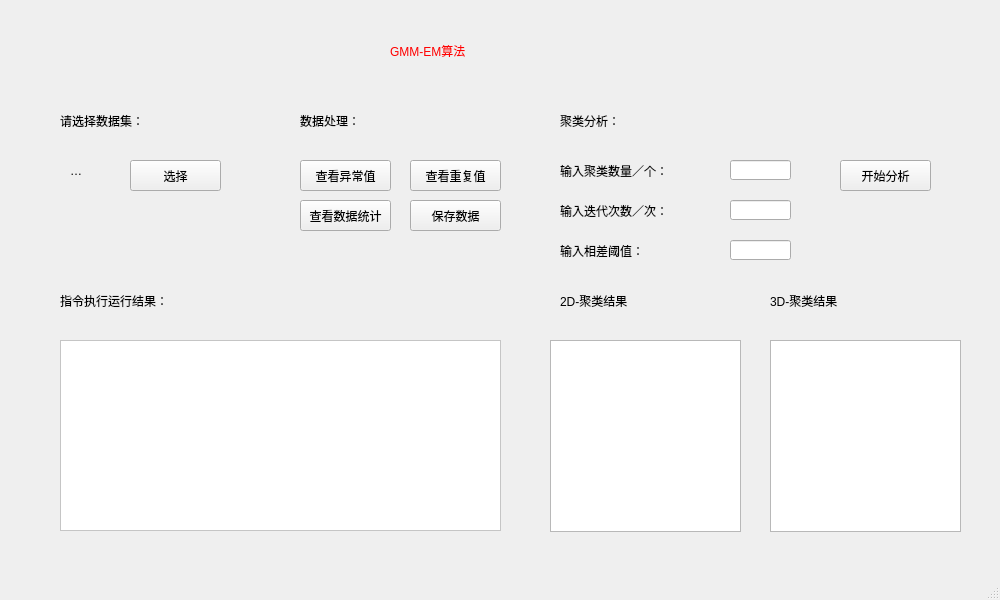
<?xml version="1.0" encoding="UTF-8"?>
<ui version="4.0">
 <class>MainWindow</class>
 <widget class="QMainWindow" name="MainWindow">
  <property name="geometry">
   <rect>
    <x>0</x>
    <y>0</y>
    <width>1000</width>
    <height>600</height>
   </rect>
  </property>
  <property name="minimumSize">
   <size>
    <width>1000</width>
    <height>600</height>
   </size>
  </property>
  <property name="maximumSize">
   <size>
    <width>1000</width>
    <height>600</height>
   </size>
  </property>
  <property name="windowTitle">
   <string>MainWindow</string>
  </property>
  <property name="styleSheet">
   <string notr="true"/>
  </property>
  <widget class="QWidget" name="centralwidget">
   <widget class="QLabel" name="title_label">
    <property name="geometry">
     <rect>
      <x>390</x>
      <y>10</y>
      <width>231</width>
      <height>81</height>
     </rect>
    </property>
    <property name="autoFillBackground">
     <bool>false</bool>
    </property>
    <property name="styleSheet">
     <string notr="true">font: 28pt &quot;AcadEref&quot;;
color: rgb(255, 0, 0);</string>
    </property>
    <property name="text">
     <string>GMM-EM算法</string>
    </property>
   </widget>
   <widget class="QLabel" name="output_label">
    <property name="geometry">
     <rect>
      <x>60</x>
      <y>260</y>
      <width>241</width>
      <height>81</height>
     </rect>
    </property>
    <property name="styleSheet">
     <string notr="true">font: 20pt &quot;AcadEref&quot;;
color: rgb(0, 0, 0);</string>
    </property>
    <property name="text">
     <string>指令执行运行结果：</string>
    </property>
   </widget>
   <widget class="QTextBrowser" name="output_area">
    <property name="geometry">
     <rect>
      <x>60</x>
      <y>340</y>
      <width>441</width>
      <height>191</height>
     </rect>
    </property>
    <property name="styleSheet">
     <string notr="true">background-color: rgb(255, 255, 255);</string>
    </property>
   </widget>
   <widget class="QLabel" name="output_gragh2d_label">
    <property name="geometry">
     <rect>
      <x>560</x>
      <y>260</y>
      <width>161</width>
      <height>81</height>
     </rect>
    </property>
    <property name="styleSheet">
     <string notr="true">font: 20pt &quot;3ds&quot;;
color: rgb(0, 0, 0);</string>
    </property>
    <property name="text">
     <string>2D-聚类结果</string>
    </property>
   </widget>
   <widget class="QLabel" name="select_data_label">
    <property name="geometry">
     <rect>
      <x>60</x>
      <y>80</y>
      <width>191</width>
      <height>81</height>
     </rect>
    </property>
    <property name="styleSheet">
     <string notr="true">font: 20pt &quot;AcadEref&quot;;
color: rgb(0, 0, 0);</string>
    </property>
    <property name="text">
     <string>请选择数据集：</string>
    </property>
   </widget>
   <widget class="QPushButton" name="select_data_btn">
    <property name="geometry">
     <rect>
      <x>130</x>
      <y>160</y>
      <width>91</width>
      <height>31</height>
     </rect>
    </property>
    <property name="text">
     <string>选择</string>
    </property>
   </widget>
   <widget class="QLabel" name="data_name_label">
    <property name="geometry">
     <rect>
      <x>70</x>
      <y>140</y>
      <width>61</width>
      <height>61</height>
     </rect>
    </property>
    <property name="styleSheet">
     <string notr="true">font: 30pt &quot;AcadEref&quot;;
color: rgb(0, 0, 0);</string>
    </property>
    <property name="text">
     <string>…</string>
    </property>
   </widget>
   <widget class="QLabel" name="process_data_label">
    <property name="geometry">
     <rect>
      <x>300</x>
      <y>80</y>
      <width>191</width>
      <height>81</height>
     </rect>
    </property>
    <property name="styleSheet">
     <string notr="true">font: 20pt &quot;AcadEref&quot;;
color: rgb(0, 0, 0);</string>
    </property>
    <property name="text">
     <string>数据处理：</string>
    </property>
   </widget>
   <widget class="QPushButton" name="find_abnormal_btn">
    <property name="geometry">
     <rect>
      <x>300</x>
      <y>160</y>
      <width>91</width>
      <height>31</height>
     </rect>
    </property>
    <property name="text">
     <string>查看异常值</string>
    </property>
   </widget>
   <widget class="QPushButton" name="find_repeat_label">
    <property name="geometry">
     <rect>
      <x>410</x>
      <y>160</y>
      <width>91</width>
      <height>31</height>
     </rect>
    </property>
    <property name="text">
     <string>查看重复值</string>
    </property>
   </widget>
   <widget class="QPushButton" name="find_statistic_label">
    <property name="geometry">
     <rect>
      <x>300</x>
      <y>200</y>
      <width>91</width>
      <height>31</height>
     </rect>
    </property>
    <property name="text">
     <string>查看数据统计</string>
    </property>
   </widget>
   <widget class="QPushButton" name="save_data_btn">
    <property name="geometry">
     <rect>
      <x>410</x>
      <y>200</y>
      <width>91</width>
      <height>31</height>
     </rect>
    </property>
    <property name="text">
     <string>保存数据</string>
    </property>
   </widget>
   <widget class="QLabel" name="cluster_analysis_label">
    <property name="geometry">
     <rect>
      <x>560</x>
      <y>80</y>
      <width>191</width>
      <height>81</height>
     </rect>
    </property>
    <property name="styleSheet">
     <string notr="true">font: 20pt &quot;AcadEref&quot;;
color: rgb(0, 0, 0);</string>
    </property>
    <property name="text">
     <string>聚类分析：</string>
    </property>
   </widget>
   <widget class="QLabel" name="cluster_num_label">
    <property name="geometry">
     <rect>
      <x>560</x>
      <y>130</y>
      <width>171</width>
      <height>81</height>
     </rect>
    </property>
    <property name="styleSheet">
     <string notr="true">font: 14pt &quot;AcadEref&quot;;
color: rgb(0, 0, 0);</string>
    </property>
    <property name="text">
     <string>输入聚类数量／个：</string>
    </property>
   </widget>
   <widget class="QLabel" name="iter_num_label">
    <property name="geometry">
     <rect>
      <x>560</x>
      <y>170</y>
      <width>171</width>
      <height>81</height>
     </rect>
    </property>
    <property name="styleSheet">
     <string notr="true">font: 14pt &quot;AcadEref&quot;;
color: rgb(0, 0, 0);</string>
    </property>
    <property name="text">
     <string>输入迭代次数／次：</string>
    </property>
   </widget>
   <widget class="QLineEdit" name="lineEdit">
    <property name="geometry">
     <rect>
      <x>730</x>
      <y>160</y>
      <width>61</width>
      <height>20</height>
     </rect>
    </property>
   </widget>
   <widget class="QLineEdit" name="lineEdit_2">
    <property name="geometry">
     <rect>
      <x>730</x>
      <y>200</y>
      <width>61</width>
      <height>20</height>
     </rect>
    </property>
   </widget>
   <widget class="QLineEdit" name="lineEdit_3">
    <property name="geometry">
     <rect>
      <x>730</x>
      <y>240</y>
      <width>61</width>
      <height>20</height>
     </rect>
    </property>
   </widget>
   <widget class="QLabel" name="eps_num_label">
    <property name="geometry">
     <rect>
      <x>560</x>
      <y>210</y>
      <width>171</width>
      <height>81</height>
     </rect>
    </property>
    <property name="styleSheet">
     <string notr="true">font: 14pt &quot;AcadEref&quot;;
color: rgb(0, 0, 0);</string>
    </property>
    <property name="text">
     <string>输入相差阈值：</string>
    </property>
   </widget>
   <widget class="QPushButton" name="run_btn">
    <property name="geometry">
     <rect>
      <x>840</x>
      <y>160</y>
      <width>91</width>
      <height>31</height>
     </rect>
    </property>
    <property name="text">
     <string>开始分析</string>
    </property>
   </widget>
   <widget class="QLabel" name="output_gragh3d_label">
    <property name="geometry">
     <rect>
      <x>770</x>
      <y>260</y>
      <width>161</width>
      <height>81</height>
     </rect>
    </property>
    <property name="styleSheet">
     <string notr="true">font: 20pt &quot;3ds&quot;;
color: rgb(0, 0, 0);</string>
    </property>
    <property name="text">
     <string>3D-聚类结果</string>
    </property>
   </widget>
   <widget class="QGraphicsView" name="graphics_view2d">
    <property name="geometry">
     <rect>
      <x>550</x>
      <y>340</y>
      <width>191</width>
      <height>192</height>
     </rect>
    </property>
   </widget>
   <widget class="QGraphicsView" name="graphics_view3d">
    <property name="geometry">
     <rect>
      <x>770</x>
      <y>340</y>
      <width>191</width>
      <height>192</height>
     </rect>
    </property>
   </widget>
  </widget>
  <widget class="QMenuBar" name="menubar">
   <property name="geometry">
    <rect>
     <x>0</x>
     <y>0</y>
     <width>1000</width>
     <height>22</height>
    </rect>
   </property>
  </widget>
  <widget class="QStatusBar" name="statusbar"/>
 </widget>
 <resources>
  <include location="bg.qrc"/>
 </resources>
 <connections/>
</ui>
